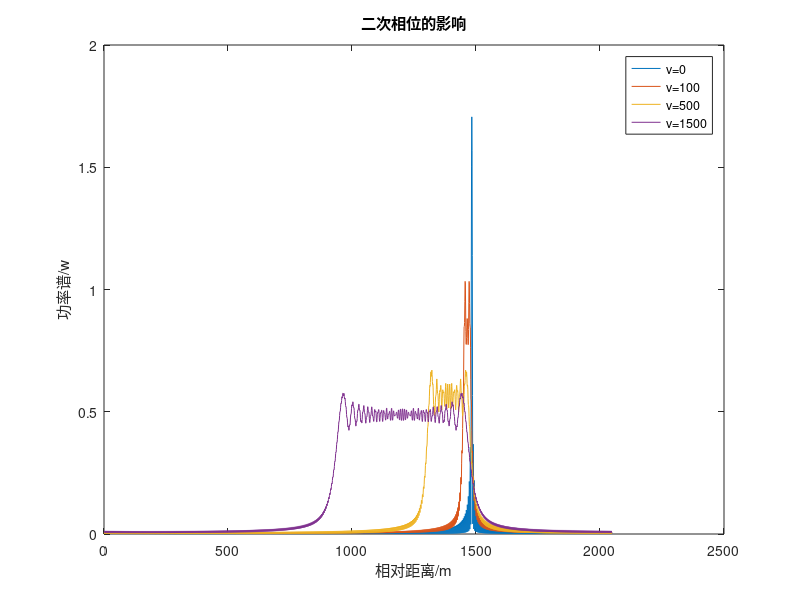

Reproduce this figure in MATLAB.
clear

close all

clc

C=3e8;PI=3.1415926;

%参数定义：脉宽

Fc=5.321e9;B=400e6;

%载频

%%

%%-----------------------------------------------------------%%

%%----修改步进数目Nf，以得到不同频率步进值下的仿真效果---------%%

%%-----------------------------------------------------------%%

Nf=512;

%%

Deltaf=B/(Nf-1);

% Rn=500;Rf=5000; RM=2000;

%处理窗口范围

% Tp=2*RM/C;

Tp=5e-9;

%脉冲周期

% Tw=Tp;

% 脉宽

Ts=1/B;

%采样频率

Nfft=2048;

for k=1:1:4

R=8500;

%目标位置坐标

Sigma=[1 1.5 2.25 3.375];

%目标散射系数

v=[0 100 500 1500];

%目标相对移动速度
%%

NV=length(v);

St=zeros(1,Nf);

tt=2*R/C;

for i=1:Nf

   St(i)=St(i)+Sigma(k)*exp(-1i*2*PI*(Fc+i*Deltaf)*tt)*exp(1i*4*PI*Fc*v(k)*i*i*Tp/C);

end
%%

St=[St,zeros(1,Nfft-Nf)];

Z=ifft(St);

ZZ=abs(Z);

max(ZZ);

ZZ=ZZ/0.1464;

Z0=20*log10(ZZ);

XX=circshift(ZZ,750);

%%

Ru=C/2/Deltaf;

Dx=Ru/Nfft;

X=0:Dx:Ru-Dx;

plot(XX);

xlabel('相对距离/m')

ylabel('功率谱/w')

title('二次相位的影响')

hold on;


end
    
legend('v=0','v=100','v=500','v=1500');

saveas(gcf,'Second Phase.emf')